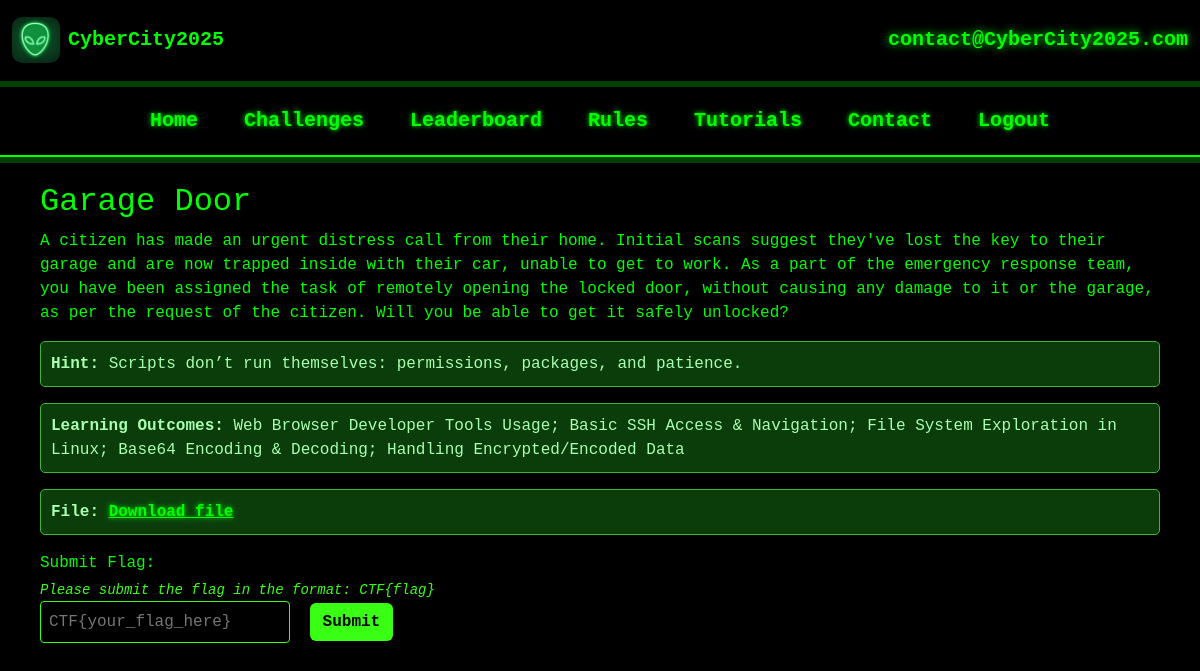
The page /challenge/4 (signed in) on the database its author committed.
### models.py (models this page shows)
class Challenge(db.Model):
    id = db.Column(db.Integer, primary_key=True)
    challengeTitle = db.Column(db.String(255))
    description = db.Column(db.Text)
    hint = db.Column(db.Text)
    flag = db.Column(db.String(255))
    points = db.Column(db.Integer, default=100)
    file_url = db.Column(db.String(255))
    learning_outcomes = db.Column(db.Text)  # Will store learning outcomes as a JSON string or plain text

### app.py (the view, shortened to what this page needs)
@app.route("/challenge/<int:challenge_id>", methods=["GET", "POST"])
@login_required
def challenge_page(challenge_id):
    challenge = Challenge.query.get_or_404(challenge_id)
    message = None
    already_done = ChallengeCompletion.query.filter_by(
        user_id=current_user.id, challenge_id=challenge.id
    ).first()
    return render_template("challenge.html", challenge=challenge, message=message, user=current_user)

### models.py (called while the page is built)
@login.user_loader
def load_user(id):
    return User.query.get(int(id))

    def is_admin(self):
        if self.user_level == 2:
            return True
        else:
            return False

### templates/challenge.html (shortened to what this page needs)
{% extends "base.html" %}
{% block rowOneContent %}
<h2>{{ challenge.challengeTitle }}</h2>
<p>{{ challenge.description }}</p>
{% if challenge.hint %}
  <div class="alert-green-black" style="padding: 10px; margin-bottom: 15px; border-radius: 5px;">
    <strong>Hint:</strong> {{ challenge.hint }}
  </div>
{% endif %}
{% if challenge.learning_outcomes %}
  <div class="alert-green-black" style="padding: 10px; margin-bottom: 15px; border-radius: 5px;">
    <strong>Learning Outcomes:</strong> {{ challenge.learning_outcomes|safe }}
  </div>
{% endif %}
{% if challenge.file_url %}
<div class="alert-green-black" style="padding: 10px; border-radius: 5px; margin-bottom: 15px;">
  <strong>File:</strong>
 <a href="{{ challenge.file_url }}" download target="_blank" rel="noopener noreferrer" style="color: #00FF00; text-shadow: 0 0 5px #00ff00;">
  Download file
</a>
</div>
{% endif %}
<form method="POST" action="{{ url_for('challenge_page', challenge_id=challenge.id) }}" style="margin-top: 1em;">
  <label for="flag">Submit Flag:</label><br>
  <small style="color: #39ff14; font-style: italic; display: block; margin-top: 5px;">
    Please submit the flag in the format: CTF{flag}
  </small>
  <input
    type="text"
    id="flag"
    name="flag"
    required
    placeholder="CTF{your_flag_here}"
    style="padding: 8px; width: 250px; border-radius: 4px; border: 1px solid #39ff14; background-color: #000; color: #39ff14;"
  >
  <button
    type="submit"
    class="btn"
    style="margin-left: 10px; background-color: #39ff14; color: black; font-weight: bold;"
  >
    Submit
  </button>
</form>
{% endblock %}

### static/site.css (style rules this page uses)
body { background-color: #000000; color: #00FF00; font-family: 'Courier New', Courier, monospace; margin: 0; padding: 0; }
h1, h2, h3, p, ul, li { color: #00FF00; }
a { color: #00FF00; text-decoration: none; font-weight: 600; }
.alert-green-black { background-color: #0b3d0b; color: #a8ffb0; border: 1px solid #3db53d; padding: 15px; border-radius: 6px; margin-top: 1em; }
.alert-green-black a { color: #c4ffc4; font-weight: bold; text-decoration: underline; }

### rows shown on the page
Challenge: challengeTitle "Garage Door", description "A citizen has made an urgent distress call from their home. Initial scans suggest they've lost the key to their garage and are now trapped inside with their car, unable to get to work. As a part of the emergency response team, you have been assigned the task of remotely opening the locked door, without causing any damage to it or the garage, as per the request of the citizen. Will you be able to get it safely unlocked?", hint "Scripts don’t run themselves: permissions, packages, and patience.", learning_outcomes "Web Browser Developer Tools Usage; Basic SSH Access & Navigation; File System Exploration in Linux; Base64 Encoding & Decoding; Handling Encrypted/Encoded Data"
